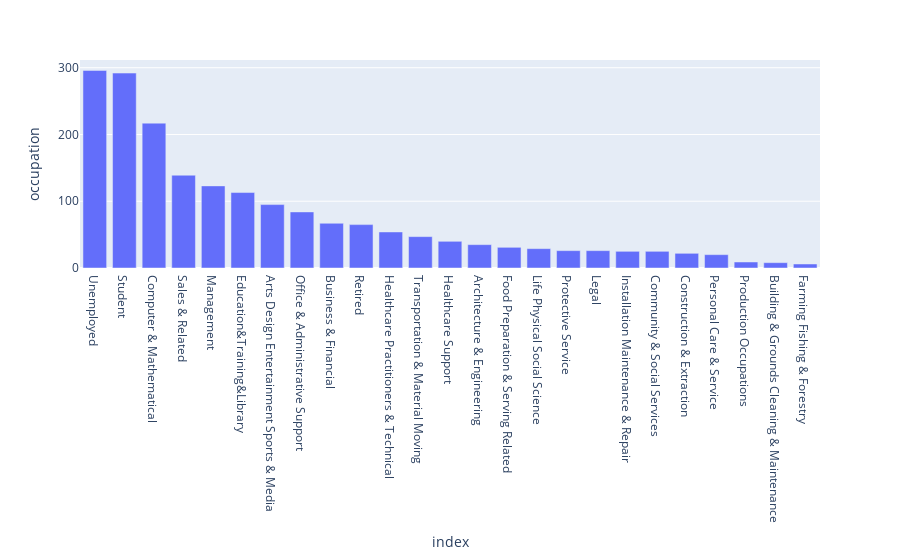

The notebook cell this image was saved under:
### Code cell
px.bar(CoffeeHse_accepted['occupation'].value_counts().sort_values(ascending=False), y='occupation')

### Figure 1 — Plotly figure (JSON) as saved in the notebook; plotly's stock layout.template omitted (floating-point values rounded to 4 significant figures)
{"data": [{"alignmentgroup": "True", "hovertemplate": "index=%{x}<br>occupation=%{y}<extra></extra>", "legendgroup": "", "marker": {"color": "#636efa", "pattern": {"shape": ""}}, "name": "", "offsetgroup": "", "orientation": "v", "showlegend": false, "textposition": "auto", "type": "bar", "x": ["Unemployed", "Student", "Computer & Mathematical", "Sales & Related", "Management", "Education&Training&Library", "Arts Design Entertainment Sports & Media", "Office & Administrative Support", "Business & Financial", "Retired", "Healthcare Practitioners & Technical", "Transportation & Material Moving", "Healthcare Support", "Architecture & Engineering", "Food Preparation & Serving Related", "Life Physical Social Science", "Protective Service", "Legal", "Installation Maintenance & Repair", "Community & Social Services", "Construction & Extraction", "Personal Care & Service", "Production Occupations", "Building & Grounds Cleaning & Maintenance", "Farming Fishing & Forestry"], "xaxis": "x", "y": [296, 292, 217, 139, 123, 113, 95, 84, 67, 65, 54, 47, 40, 35, 31, 29, 26, 26, 25, 25, 22, 20, 9, 8, 6], "yaxis": "y"}], "layout": {"autosize": true, "barmode": "relative", "legend": {"tracegroupgap": 0}, "margin": {"t": 60}, "xaxis": {"anchor": "y", "autorange": true, "domain": [0, 1], "range": [-0.5, 24.5], "title": {"text": "index"}, "type": "category"}, "yaxis": {"anchor": "x", "autorange": true, "domain": [0, 1], "range": [0, 311.6], "title": {"text": "occupation"}, "type": "linear"}}}
